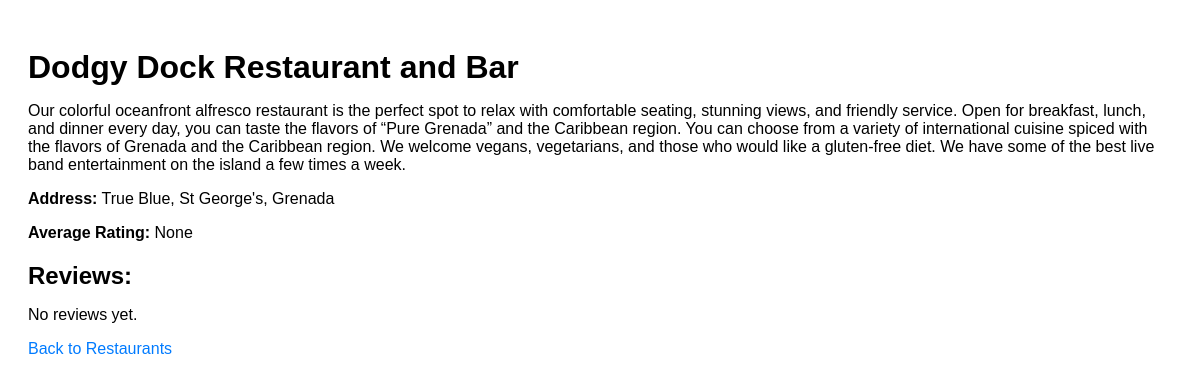
Page /restaurant/1/ on the committed database.
### ratings/models.py (models this page shows, shortened)
class Restaurant(models.Model):
    name = models.CharField(max_length=100)
    description = models.TextField()
    address = models.CharField(max_length=200)
    image = models.ImageField(upload_to='restaurant_images/', null=True)

### ratings/views.py (the view)
# urls.py: path('restaurant/<int:restaurant_id>/', restaurant_detail, name='restaurant_detail'),
def restaurant_detail(request, restaurant_id):
    restaurant = Restaurant.objects.annotate(avg_rating=Avg('reviews__rating')).get(pk=restaurant_id)
    reviews = restaurant.reviews.all()
    return render(request, 'ratings/restaurant_detail.html', {'restaurant': restaurant, 'reviews': reviews})

### ratings/templates/ratings/restaurant_detail.html (shortened to what this page needs)
<!DOCTYPE html>
<html lang="en">
<head>
</head>
<body>
    <h1>{{ restaurant.name }}</h1>
    <p>{{ restaurant.description }}</p>
    <p><strong>Address:</strong> {{ restaurant.address }}</p>
    <p><strong>Average Rating:</strong> {{ restaurant.avg_rating }}</p>
    <h2>Reviews:</h2>
    <ul>
        {% for review in reviews %}
            <li>
                <strong>{{ review.user }}</strong> - Rating: {{ review.rating }}
                <br>
                {{ review.comment }}
            </li>
        {% empty %}
            <li>No reviews yet.</li>
        {% endfor %}
    </ul>
    <a href="{% url 'restaurant_list' %}">Back to Restaurants</a>
</body>
</html>

### ratings/templates/ratings/restaurant_detail.html (style rules this page uses)
body { font-family: Arial, sans-serif; padding: 20px; }
h1, h2 { margin-bottom: 10px; }
ul { list-style: none; padding: 0; }
li { margin-bottom: 15px; }
a { text-decoration: none; color: #007bff; }

### rows in the picture
Restaurant: name "Dodgy Dock Restaurant and Bar", description "Our colorful oceanfront alfresco restaurant is the perfect spot to relax with comfortable seating, stunning views, and friendly service. Open for breakfast, lunch, and dinner every day, you can taste the flavors of “Pure Grenada” and the Caribbean region. You can choose from a variety of international cuisine spiced with the flavors of Grenada and the Caribbean region. We welcome vegans, vegetarians, and those who would like a gluten-free diet. We have some of the best live band entertainment on the island a few times a week.", address "True Blue, St George's, Grenada", avg_rating "None"
